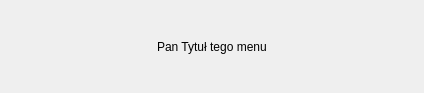
<?xml version="1.0" encoding="UTF-8"?>
<ui version="4.0">
 <class>MenuWg</class>
 <widget class="QWidget" name="MenuWg">
  <property name="geometry">
   <rect>
    <x>0</x>
    <y>0</y>
    <width>424</width>
    <height>93</height>
   </rect>
  </property>
  <property name="windowTitle">
   <string>Form</string>
  </property>
  <layout class="QGridLayout" name="gridLayout">
   <property name="sizeConstraint">
    <enum>QLayout::SetDefaultConstraint</enum>
   </property>
   <item row="0" column="0">
    <layout class="QVBoxLayout" name="verticalLayout">
     <item>
      <widget class="QLabel" name="label">
       <property name="text">
        <string>Pan Tytuł tego menu</string>
       </property>
      </widget>
     </item>
     <item>
      <layout class="QGridLayout" name="gridLayout_2"/>
     </item>
    </layout>
   </item>
  </layout>
 </widget>
 <resources/>
 <connections/>
</ui>
